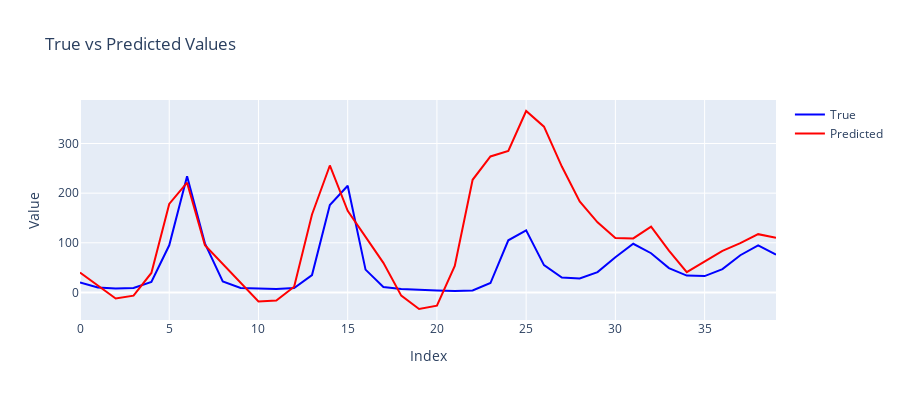

Notebook cell for this chart:
### Code cell
import plotly.graph_objects as go

fig = go.Figure()

# Echte waardes
fig.add_trace(go.Scatter(y=y_val.values, mode='lines', name='True', line=dict(color='blue')))

# Voorspellingen
fig.add_trace(go.Scatter(y=y_pred, mode='lines', name='Predicted', line=dict(color='red')))

fig.update_layout(
    title='True vs Predicted Values',
    xaxis_title='Index',
    yaxis_title='Value',
    height=400
)

fig.show()

### Figure 1 — Plotly figure (JSON) as saved in the notebook; plotly's stock layout.template omitted (floating-point values rounded to 4 significant figures)
{"data": [{"line": {"color": "blue"}, "mode": "lines", "name": "True", "type": "scatter", "y": [20, 10, 8, 9, 21, 95, 234, 99, 22, 9, 8, 7, 9, 35, 176, 215, 46, 11, 7, 5, 4, 3, 4, 19, 105, 125, 55, 30, 28, 41, 71, 98, 79, 49, 34, 33, 47, 75, 95, 76]}, {"line": {"color": "red"}, "mode": "lines", "name": "Predicted", "type": "scatter", "y": [40.17, 14.5, -12.27, -6.381, 39.26, 178.4, 221.0, 94.98, 57.34, 20.07, -18.29, -16.14, 11.55, 157.1, 255.8, 164.4, 112.1, 59.68, -6.477, -33.33, -26.69, 53.56, 226.9, 273.9, 285.2, 365.5, 333.8, 253.6, 183.2, 141.3, 109.5, 108.9, 132.4, 84.36, 40.93, 62.91, 83.6, 99.36, 117.4, 110.1]}], "layout": {"height": 400, "title": {"text": "True vs Predicted Values"}, "xaxis": {"title": {"text": "Index"}}, "yaxis": {"title": {"text": "Value"}}}}
